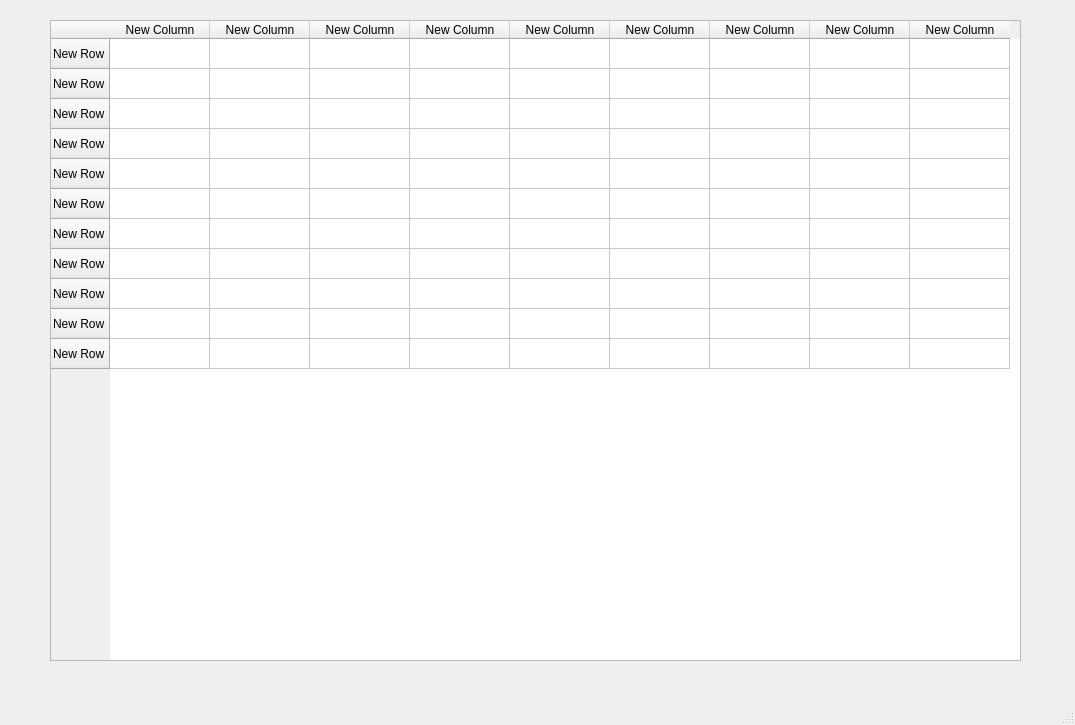
<?xml version="1.0" encoding="UTF-8"?>
<ui version="4.0">
 <class>Attendance</class>
 <widget class="QMainWindow" name="Attendance">
  <property name="geometry">
   <rect>
    <x>0</x>
    <y>0</y>
    <width>1075</width>
    <height>725</height>
   </rect>
  </property>
  <property name="windowTitle">
   <string>MainWindow</string>
  </property>
  <widget class="QWidget" name="centralwidget">
   <widget class="QTableWidget" name="tableWidget">
    <property name="geometry">
     <rect>
      <x>50</x>
      <y>20</y>
      <width>971</width>
      <height>641</height>
     </rect>
    </property>
    <row>
     <property name="text">
      <string>New Row</string>
     </property>
    </row>
    <row>
     <property name="text">
      <string>New Row</string>
     </property>
    </row>
    <row>
     <property name="text">
      <string>New Row</string>
     </property>
    </row>
    <row>
     <property name="text">
      <string>New Row</string>
     </property>
    </row>
    <row>
     <property name="text">
      <string>New Row</string>
     </property>
    </row>
    <row>
     <property name="text">
      <string>New Row</string>
     </property>
    </row>
    <row>
     <property name="text">
      <string>New Row</string>
     </property>
    </row>
    <row>
     <property name="text">
      <string>New Row</string>
     </property>
    </row>
    <row>
     <property name="text">
      <string>New Row</string>
     </property>
    </row>
    <row>
     <property name="text">
      <string>New Row</string>
     </property>
    </row>
    <row>
     <property name="text">
      <string>New Row</string>
     </property>
    </row>
    <column>
     <property name="text">
      <string>New Column</string>
     </property>
    </column>
    <column>
     <property name="text">
      <string>New Column</string>
     </property>
    </column>
    <column>
     <property name="text">
      <string>New Column</string>
     </property>
    </column>
    <column>
     <property name="text">
      <string>New Column</string>
     </property>
    </column>
    <column>
     <property name="text">
      <string>New Column</string>
     </property>
    </column>
    <column>
     <property name="text">
      <string>New Column</string>
     </property>
    </column>
    <column>
     <property name="text">
      <string>New Column</string>
     </property>
    </column>
    <column>
     <property name="text">
      <string>New Column</string>
     </property>
    </column>
    <column>
     <property name="text">
      <string>New Column</string>
     </property>
    </column>
   </widget>
  </widget>
  <widget class="QMenuBar" name="menubar">
   <property name="geometry">
    <rect>
     <x>0</x>
     <y>0</y>
     <width>1075</width>
     <height>21</height>
    </rect>
   </property>
  </widget>
  <widget class="QStatusBar" name="statusbar"/>
 </widget>
 <resources/>
 <connections/>
</ui>
